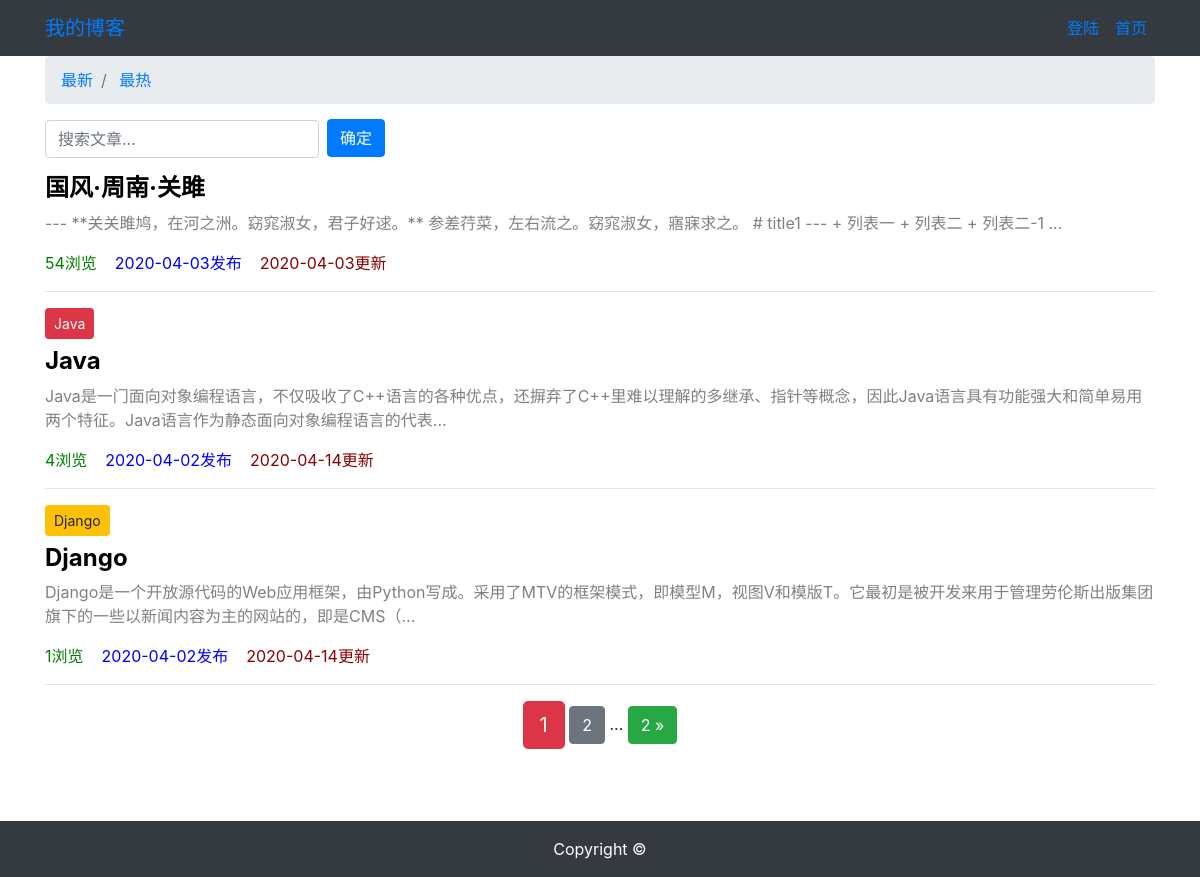
Page /article/article-list/ on the committed database.
### article/models.py (models this page shows, shortened)
class ArticlePost(models.Model):
    author = models.ForeignKey(User, on_delete=models.CASCADE)  # 文章作者。参数 on_delete 用户指定数据删除方式
    title = models.CharField(max_length=100)    # 文章标题
    body = models.TextField()   # 文章正文。保存大量文本使用TextField
    created = models.DateTimeField(default=timezone.now)    # 文章创建时间。参数default=timezone默认创建数据时的时间
    updated = models.DateTimeField(auto_now=True)   # 文章更新时间。参数auto_now=True指定每次数据更新时自动写入的时间
    total_views = models.PositiveIntegerField(default=0)    # 浏览量
    column = models.ForeignKey(ArticleColumn, null=True, blank=True, on_delete=models.CASCADE, related_name='article')
    class Meta: # 定义元数据
        ordering = ('-id',)    # ordering 是元祖，括号中只有一个元素时不要忘记末尾的逗号

### article/views.py (the view)
# urls.py: path('article-list/', views.article_list, name='article_list'),     # 文章列表
def article_list(request):
    search = request.GET.get('search')
    order = request.GET.get('order')
    if search:
        if order == 'total_views':
            article_list = ArticlePost.objects.filter(
                Q(title__icontains=search)  |
                Q(body__icontains=search)
            ).order_by('-total_views')
        else:
            article_list = ArticlePost.objects.filter(
                Q(title__icontains=search) |
                Q(body__icontains=search)
            )
    else:
        search = ''
        if order == 'total_views':
            article_list = ArticlePost.objects.all().order_by('-total_views')
        else:
            article_list = ArticlePost.objects.all()
    paginator = Paginator(article_list, 3)
    page = request.GET.get('page')
    articles = paginator.get_page(page)
    context = {'articles':articles, 'order':order, 'search':search}
    return render(request, 'article/list.html', context)

### templates/article/list.html (shortened to what this page needs)
{% extends 'base.html' %}
{% load staticfiles %}
{% block content %}
    <div class="container">
        <nav aria-label="breadcrumb">
            <ol class="breadcrumb">
                <li class="breadcrumb-item">
                    <a href="{% url 'article:article_list' %}?search={{ search }}" >
                        最新
                    </a>
                </li>
                <li class="breadcrumb-item">
                    <a href="{% url 'article:article_list' %}?order=total_views&search={{ search }}">
                        最热
                    </a>
                </li>
            </ol>
        </nav>
        <div class="row">
            <div class="col-auto mr-auto">
                <form class="form-inline">
                    <input type="text" class="form-control mb-2 mr-sm-2" name="search" placeholder="搜索文章..." required>
                    <button type="submit" class="btn btn-primary" style="margin-top: -3%">确定</button>
                </form>
            </div>
        </div>
        <div class="row mt-2">
            {% for article in articles %}
                <div class="col-12">
                    {% if article.column %}
                        <button type="button" class="btn btn-sm mb-2
                            {% if article.column.title == 'Django' %}
                                btn-success
                            {% elif article.column.title == 'Java' %}
                                btn-danger
                            {% elif article.column.title == 'Python' %}
                                btn-warning
                            {% endif %}
                        ">
                            {{ article.title }}
                        </button>
                    {% endif %}
                    <h4>
                        <b>
                            <a href="{% url 'article:article_detail' article.id %}" style="color:black;">
                                {{ article.title }}
                            </a>
                        </b>
                    </h4>
                    <div>
                        <p style="color:gray;">
                            {{ article.body|slice:'100' }}...
                        </p>
                    </div>
                    <p>
                        <span style="color:green">
                            {{ article.total_views }}浏览&nbsp;&nbsp;&nbsp;
                        </span>
                        <span style="color:blue;">
                            {{ article.created|date:'Y-m-d' }}发布&nbsp;&nbsp;&nbsp;
                        </span>
                        <span style="color:darkred;">
                            {{ article.updated|date:'Y-m-d' }}更新
                        </span>
                    </p>
                    <hr>
                </div>
            {% endfor %}
        </div>
        <div class="pagination row">
            <div class="m-auto">
                <span class="step-links">
                    <span class="current btn btn-danger btn-lg">
                        {{ articles.number }}
                    </span>
                    {% if articles.has_next %}
                        <a href="?page={{ articles.next_page_number }}&order={{ order }}&search={{ search }}" class="btn btn-secondary">
                            {{ articles.next_page_number }}
                        </a>
                        <span>...</span>
                        <a href="?page={{ articles.paginator.num_pages }}&order={{ order }}&search={{ search }}" class="btn btn-success">
                            {{ articles.paginator.num_pages }}  &raquo;
                        </a>
                    {% endif %}
                </span>
            </div>
        </div>
    </div>
{% endblock content %}

### templates/base.html (shortened to what this page needs)
{% load staticfiles %}
<!DOCTYPE html>
<html lang="zh-cn">
<head>
    <link rel="stylesheet" href="{% static 'bootstrap/css/bootstrap.min.css'%}">
    <link rel="stylesheet" href="{% static 'md_css/monokai.css' %}">
</head>
<body>
    {% include 'header.html' %}
    {% block content %}{% endblock content %}
    {% include 'footer.html' %}
</body>
</html>

### templates/header.html (shortened to what this page needs)
<nav class="navbar navbar-expand-lg nav-dark bg-dark">
    <div class="container">
        <a class="navbar-brand" href="#">我的博客</a>
        <div>
            <ul class="navbar-nav">
                {% if user.is_authenticated %}
                    <li class="nav-item dropdown">
                        <a href="" class="nav-link dropdown-toggle" id="navbarDropdown" rolo="button"
                           data-toggle="dropdown" aria-haspopup="true" aria-expanded="false">
                            {{ user.username }}
                        </a>
                        <div class="dropdown-menu" aria-labelledby="navbarDropdown">
                            <a href="{% url 'userprofile:edit' user.id %}" class="dropdown-item">个人信息</a>
                            <a href="{% url 'userprofile:logout' %}" class="dropdown-item">退出登陆</a>
                            <a href="#" class="dropdown-item" onclick="user_delete()">删除用户</a>
                        </div>
                    </li>
                    <li class="nav-item">
                    <a href="{% url 'article:article_create' %}" class="nav-link">编写文章</a>
                    </li>
                {% else %}
                    <li class="nav-item">
                        <a class="nav-link" href="{% url 'userprofile:login' %}">登陆</a>
                    </li>
                {% endif %}
                <li class="nav-item">
                    <a class="nav-link" href="{% url 'article:article_list' %}">首页</a>
                </li>
            </ul>
        </div>
    </div>
</nav>

### templates/footer.html
{% load staticfiles %}
<div>
    <br><br><br>
</div>
<footer class="py-3 bg-dark">
    <div class="container">
        <p class="m-0 text-center text-white">Copyright &copy;</p>
    </div>
</footer>

### rows in the picture
ArticlePost: title "国风·周南·关雎", body "--- **关关雎鸠，在河之洲。窈窕淑女，君子好逑。** 参差荇菜，左右流之。窈窕淑女，寤寐求之。 # title1 --- + 列表一 + 列表二 + 列表二-1", total_views "54", created "2020-04-03", updated "2020-04-03"
ArticlePost: title "Java", body "Java是一门面向对象编程语言，不仅吸收了C++语言的各种优点，还摒弃了C++里难以理解的多继承、指针等概念，因此Java语言具有功能强大和简单易用两个特征。Java语言作为静态面向对象编程语言的代表", total_views "4", created "2020-04-02", updated "2020-04-14"
ArticlePost: title "Django", body "Django是一个开放源代码的Web应用框架，由Python写成。采用了MTV的框架模式，即模型M，视图V和模版T。它最初是被开发来用于管理劳伦斯出版集团旗下的一些以新闻内容为主的网站的，即是CMS（", total_views "1", created "2020-04-02", updated "2020-04-14"

### other values in the picture
{{ articles.number }} "1"
{{ articles.next_page_number }} "2"
{{ articles.paginator.num_pages }} "2"
